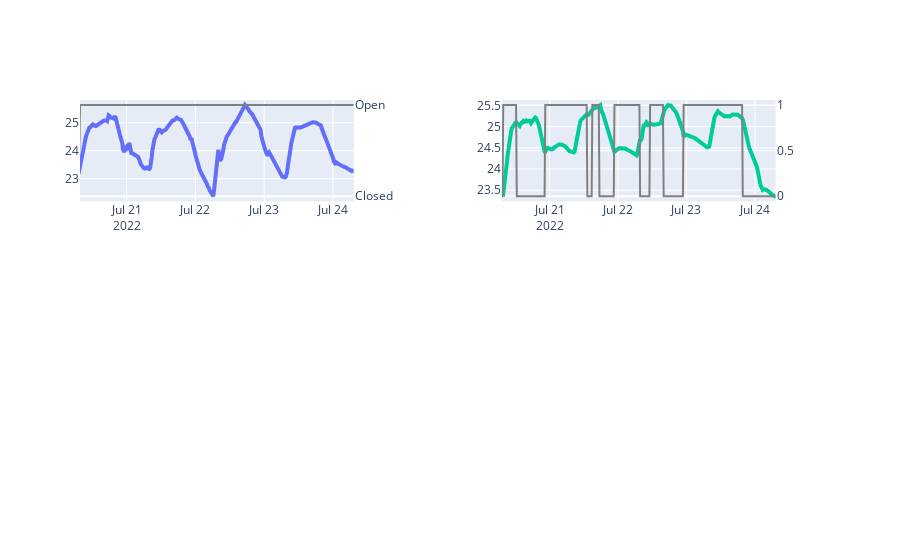

The notebook cell this image was saved under:
### Code cell
fig = make_subplots(rows=3, cols=2, 
            specs=[[{"secondary_y": True}, {"secondary_y": True}],
                   [{"secondary_y": True}, {"secondary_y": True}],
                    [{"secondary_y": True}, {"secondary_y": True}]])
fig = make_traces(fig, r00, row=1, col=1)
fig = make_traces(fig, r01, row=1, col=2)
fig = make_traces(fig, r01, row=2, col=1)
fig

### Figure 1 — Plotly figure (JSON) as saved in the notebook; plotly's stock layout.template omitted (floating-point values rounded to 4 significant figures; data arrays with more than 128 entries replaced by an {"elided": "..."} marker saying what was removed)
{"data": [{"line": {"width": 4}, "mode": "lines", "showlegend": false, "type": "scatter", "x": {"elided": "385 str values"}, "xaxis": "x", "y": {"elided": "385 float values"}, "yaxis": "y"}, {"marker": {"color": "gray"}, "mode": "lines", "showlegend": false, "type": "scatter", "x": {"elided": "385 str values"}, "xaxis": "x", "y": {"elided": "385 int values"}, "yaxis": "y2"}, {"line": {"width": 4}, "mode": "lines", "showlegend": false, "type": "scatter", "x": {"elided": "385 str values"}, "xaxis": "x2", "y": {"elided": "385 float values"}, "yaxis": "y3"}, {"marker": {"color": "gray"}, "mode": "lines", "showlegend": false, "type": "scatter", "x": {"elided": "385 str values"}, "xaxis": "x2", "y": {"elided": "385 int values"}, "yaxis": "y4"}], "layout": {"xaxis": {"anchor": "y", "domain": [0, 0.37], "range": ["2022-07-20T07:45:00", "2022-07-24T07:15:00"]}, "xaxis2": {"anchor": "y3", "domain": [0.57, 0.94]}, "xaxis3": {"anchor": "y5", "domain": [0, 0.37]}, "xaxis4": {"anchor": "y7", "domain": [0.57, 0.94]}, "xaxis5": {"anchor": "y9", "domain": [0, 0.37]}, "xaxis6": {"anchor": "y11", "domain": [0.57, 0.94]}, "yaxis": {"anchor": "x", "domain": [0.7333, 1]}, "yaxis10": {"anchor": "x5", "overlaying": "y9", "side": "right"}, "yaxis11": {"anchor": "x6", "domain": [0, 0.2667]}, "yaxis12": {"anchor": "x6", "overlaying": "y11", "side": "right"}, "yaxis2": {"anchor": "x", "overlaying": "y", "side": "right", "tickmode": "array", "ticktext": ["Closed", "Open"], "tickvals": [0, 1]}, "yaxis3": {"anchor": "x2", "domain": [0.7333, 1]}, "yaxis4": {"anchor": "x2", "overlaying": "y3", "side": "right"}, "yaxis5": {"anchor": "x3", "domain": [0.3667, 0.6333]}, "yaxis6": {"anchor": "x3", "overlaying": "y5", "side": "right"}, "yaxis7": {"anchor": "x4", "domain": [0.3667, 0.6333]}, "yaxis8": {"anchor": "x4", "overlaying": "y7", "side": "right"}, "yaxis9": {"anchor": "x5", "domain": [0, 0.2667]}}}
